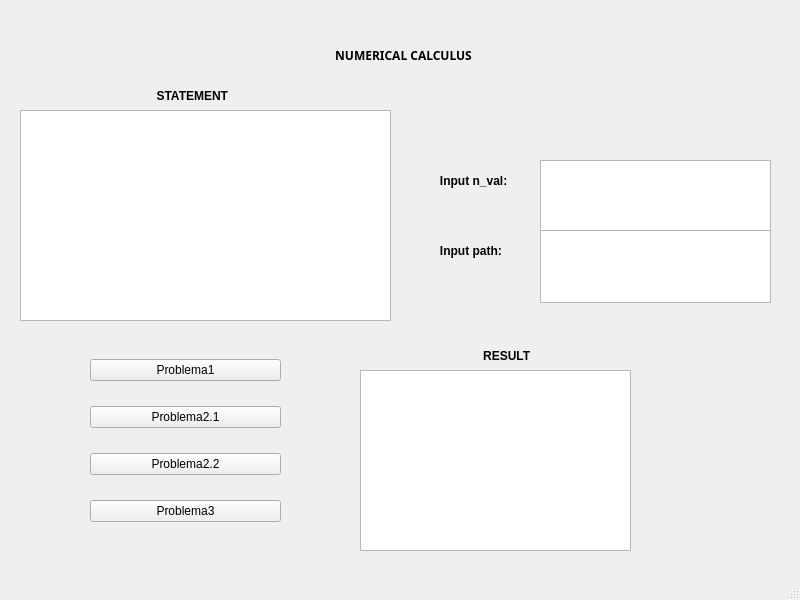
<?xml version="1.0" encoding="UTF-8"?>
<ui version="4.0">
 <class>MainWindow</class>
 <widget class="QMainWindow" name="MainWindow">
  <property name="geometry">
   <rect>
    <x>0</x>
    <y>0</y>
    <width>800</width>
    <height>600</height>
   </rect>
  </property>
  <property name="windowTitle">
   <string>MainWindow</string>
  </property>
  <widget class="QWidget" name="centralwidget">
   <widget class="QWidget" name="verticalLayoutWidget">
    <property name="geometry">
     <rect>
      <x>90</x>
      <y>340</y>
      <width>191</width>
      <height>201</height>
     </rect>
    </property>
    <layout class="QVBoxLayout" name="verticalLayout">
     <item>
      <widget class="QPushButton" name="Problem1">
       <property name="text">
        <string>Problema1</string>
       </property>
      </widget>
     </item>
     <item>
      <widget class="QPushButton" name="Problem21">
       <property name="text">
        <string>Problema2.1</string>
       </property>
      </widget>
     </item>
     <item>
      <widget class="QPushButton" name="Problem22">
       <property name="text">
        <string>Problema2.2</string>
       </property>
      </widget>
     </item>
     <item>
      <widget class="QPushButton" name="Problem3">
       <property name="text">
        <string>Problema3</string>
       </property>
      </widget>
     </item>
    </layout>
   </widget>
   <widget class="QLabel" name="label">
    <property name="geometry">
     <rect>
      <x>270</x>
      <y>40</y>
      <width>231</width>
      <height>31</height>
     </rect>
    </property>
    <property name="font">
     <font>
      <family>Rockwell Extra Bold</family>
      <weight>75</weight>
      <bold>true</bold>
     </font>
    </property>
    <property name="text">
     <string>                    NUMERICAL CALCULUS</string>
    </property>
    <property name="textFormat">
     <enum>Qt::PlainText</enum>
    </property>
    <property name="indent">
     <number>3</number>
    </property>
   </widget>
   <widget class="QTextEdit" name="Result">
    <property name="geometry">
     <rect>
      <x>360</x>
      <y>370</y>
      <width>271</width>
      <height>181</height>
     </rect>
    </property>
   </widget>
   <widget class="QLabel" name="label_2">
    <property name="geometry">
     <rect>
      <x>360</x>
      <y>340</y>
      <width>271</width>
      <height>31</height>
     </rect>
    </property>
    <property name="font">
     <font>
      <weight>75</weight>
      <bold>true</bold>
     </font>
    </property>
    <property name="text">
     <string>                                     RESULT</string>
    </property>
   </widget>
   <widget class="QWidget" name="gridLayoutWidget">
    <property name="geometry">
     <rect>
      <x>540</x>
      <y>160</y>
      <width>231</width>
      <height>73</height>
     </rect>
    </property>
    <layout class="QGridLayout" name="gridLayout">
     <item row="1" column="0">
      <widget class="QPlainTextEdit" name="n_val"/>
     </item>
    </layout>
   </widget>
   <widget class="QWidget" name="verticalLayoutWidget_2">
    <property name="geometry">
     <rect>
      <x>410</x>
      <y>160</y>
      <width>121</width>
      <height>41</height>
     </rect>
    </property>
    <layout class="QVBoxLayout" name="verticalLayout_2">
     <item>
      <widget class="QLabel" name="n_val_2">
       <property name="font">
        <font>
         <weight>75</weight>
         <bold>true</bold>
        </font>
       </property>
       <property name="text">
        <string>         Input n_val:</string>
       </property>
      </widget>
     </item>
    </layout>
   </widget>
   <widget class="QWidget" name="verticalLayoutWidget_3">
    <property name="geometry">
     <rect>
      <x>410</x>
      <y>230</y>
      <width>127</width>
      <height>41</height>
     </rect>
    </property>
    <layout class="QVBoxLayout" name="verticalLayout_3">
     <item>
      <widget class="QLabel" name="path_2">
       <property name="font">
        <font>
         <weight>75</weight>
         <bold>true</bold>
        </font>
       </property>
       <property name="text">
        <string>         Input path:</string>
       </property>
      </widget>
     </item>
    </layout>
   </widget>
   <widget class="QWidget" name="gridLayoutWidget_2">
    <property name="geometry">
     <rect>
      <x>540</x>
      <y>230</y>
      <width>231</width>
      <height>73</height>
     </rect>
    </property>
    <layout class="QGridLayout" name="gridLayout_2">
     <item row="1" column="0">
      <widget class="QPlainTextEdit" name="path"/>
     </item>
    </layout>
   </widget>
   <widget class="QWidget" name="verticalLayoutWidget_4">
    <property name="geometry">
     <rect>
      <x>20</x>
      <y>110</y>
      <width>371</width>
      <height>211</height>
     </rect>
    </property>
    <layout class="QVBoxLayout" name="verticalLayout_6">
     <item>
      <widget class="QTextEdit" name="Enunt"/>
     </item>
    </layout>
   </widget>
   <widget class="QLabel" name="label_5">
    <property name="geometry">
     <rect>
      <x>80</x>
      <y>80</y>
      <width>251</width>
      <height>31</height>
     </rect>
    </property>
    <property name="font">
     <font>
      <weight>75</weight>
      <bold>true</bold>
     </font>
    </property>
    <property name="text">
     <string>                       STATEMENT</string>
    </property>
   </widget>
   <zorder>verticalLayoutWidget</zorder>
   <zorder>label</zorder>
   <zorder>Result</zorder>
   <zorder>label_2</zorder>
   <zorder>gridLayoutWidget</zorder>
   <zorder>verticalLayoutWidget_2</zorder>
   <zorder>verticalLayoutWidget_3</zorder>
   <zorder>gridLayoutWidget_2</zorder>
   <zorder>path</zorder>
   <zorder>verticalLayoutWidget_4</zorder>
   <zorder>label_5</zorder>
  </widget>
  <widget class="QMenuBar" name="menubar">
   <property name="geometry">
    <rect>
     <x>0</x>
     <y>0</y>
     <width>800</width>
     <height>21</height>
    </rect>
   </property>
  </widget>
  <widget class="QStatusBar" name="statusbar"/>
 </widget>
 <resources/>
 <connections/>
</ui>
